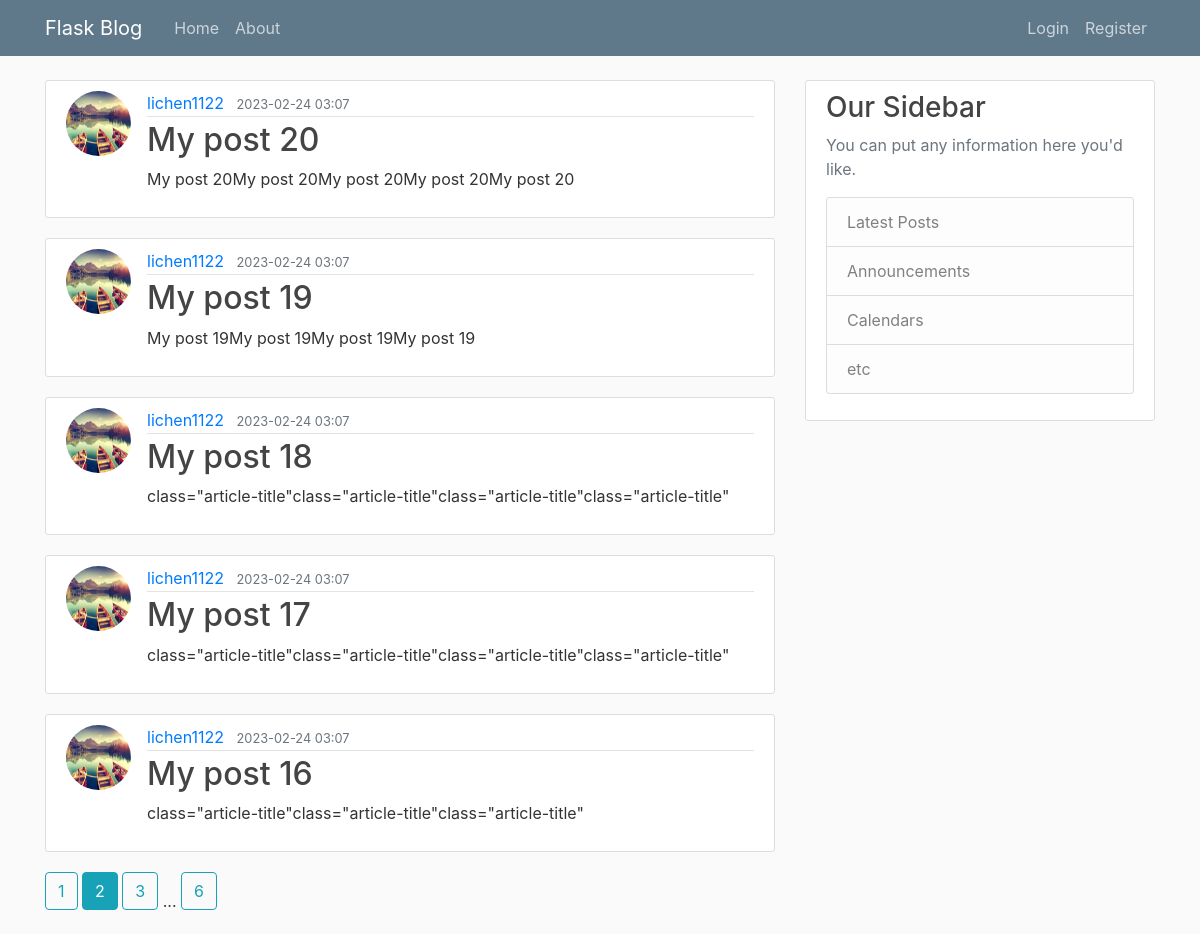
The page /home?page=2 on the database its author committed.
### flaskblog/models.py (models this page shows, shortened)
class Post(db.Model):
    id = db.Column(db.Integer, primary_key=True)
    title = db.Column(db.String(100), nullable=False)
    date_posted = db.Column(db.DateTime, nullable=False, default=datetime.utcnow())
    content = db.Column(db.Text, nullable=False)
    author_id = db.Column(db.Integer, db.ForeignKey("user.id"), nullable=False)
    author = db.relationship('User', back_populates='posts', lazy=True)

class User(db.Model, UserMixin):
    id = db.Column(db.Integer, primary_key = True )
    username = db.Column(db.String(20), unique=True, nullable=False)
    email = db.Column(db.String(120), unique=True, nullable=False)
    image_file = db.Column(db.String(20), nullable=False, default='default.jpg')
    password = db.Column(db.String(60), nullable=False)
    posts = db.relationship('Post', back_populates='author', lazy=True)

### flaskblog/main/routes.py (the view)
@main.route("/")
@main.route("/home")
def home():
    page = request.args.get('page', 1, type=int) # set default value to 1, and type is integer
    posts = Post.query.order_by(Post.id.desc()).paginate(page=page, per_page=5)
    return render_template('home.html', posts=posts)

### flaskblog/templates/home.html
{% extends "layout.html" %}
{% block content %}
    {% for post in posts.items %}
        <article class="media content-section">
            <img class= "rounded-circle article-img" src="{{ url_for('static',filename='profile_pics/'+post.author.image_file) }}" alt="{{ post.author.username }}">
            <div class="media-body">
                <div class="article-metadata">
                    <a class="mr-2" href="{{ url_for('users.user_posts', username=post.author.username) }}">{{ post.author.username }}</a>
                    <small class="text-muted">{{ post.date_posted.strftime("%Y-%m-%d %H:%M") }}</small>
                </div>
                <h2><a class="article-title" href="{{ url_for('posts.post', post_id=post.id) }}">{{ post.title }}</a></h2>
                <p class="article-content">{{ post.content }}</p>
            </div>
        </article>
    {% endfor %}
    {% for page_num in posts.iter_pages(left_edge=1, right_edge=1, left_current=1, right_current=2) %}
        {% if page_num %}
            {% if posts.page==page_num %}
                <a class="btn btn-info mb-4" href="{{ url_for("main.home", page=page_num) }}">{{ page_num }}</a>
            {% else %}
                <a class="btn btn-outline-info mb-4" href="{{ url_for("main.home", page=page_num) }}">{{ page_num }}</a>
            {% endif %}
        {% else %}
            ...
        {% endif %}
    {% endfor %}
{% endblock content %}

### flaskblog/static/main.css (style rules this page uses)
body { background: #fafafa; color: #333333; margin-top: 5rem; }
h1, h2, h3, h4, h5, h6 { color: #444444; }
.content-section { background: #ffffff; padding: 10px 20px; border: 1px solid #dddddd; border-radius: 3px; margin-bottom: 20px; }
.article-title { color: #444444; }
.article-content { white-space: pre-line; }
.article-img { height: 65px; width: 65px; margin-right: 16px; }
.article-metadata { padding-bottom: 1px; margin-bottom: 4px; border-bottom: 1px solid #e3e3e3 }

### rows shown on the page
Post: image_file (picture), author.username "lichen1122", date_posted "2023-02-24 03:07", title "My post 20", content "My post 20My post 20My post 20My post 20My post 20"
Post: image_file (picture), author.username "lichen1122", date_posted "2023-02-24 03:07", title "My post 19", content "My post 19My post 19My post 19My post 19"
Post: image_file (picture), author.username "lichen1122", date_posted "2023-02-24 03:07", title "My post 18", content "class=\"article-title\"class=\"article-title\"class=\"article-title\"class=\"article-title\""
Post: image_file (picture), author.username "lichen1122", date_posted "2023-02-24 03:07", title "My post 17", content "class=\"article-title\"class=\"article-title\"class=\"article-title\"class=\"article-title\""
Post: image_file (picture), author.username "lichen1122", date_posted "2023-02-24 03:07", title "My post 16", content "class=\"article-title\"class=\"article-title\"class=\"article-title\""

### other values the page prints
{{ page_num }} "1" "3" "6"
{{ page_num }} "2"
